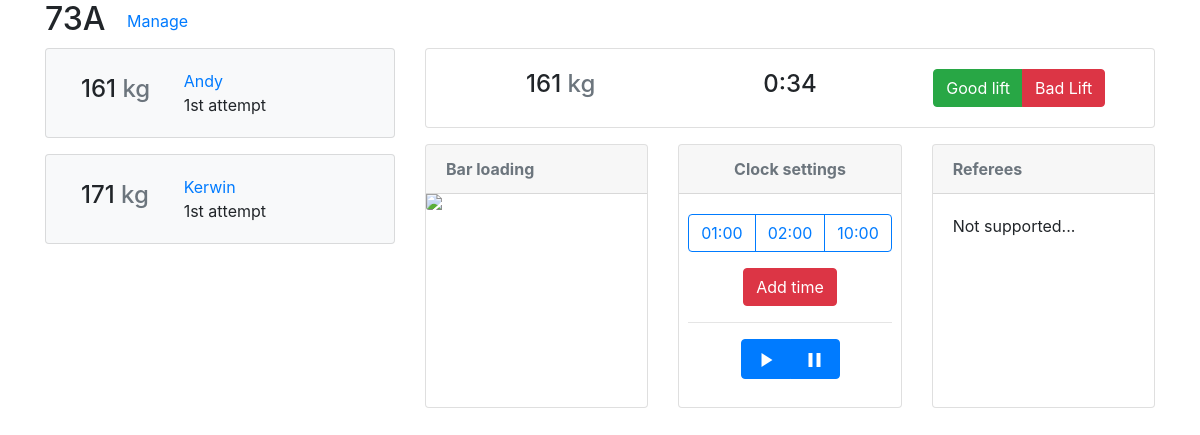
Page /meet/2/17/ on the earlier database version.
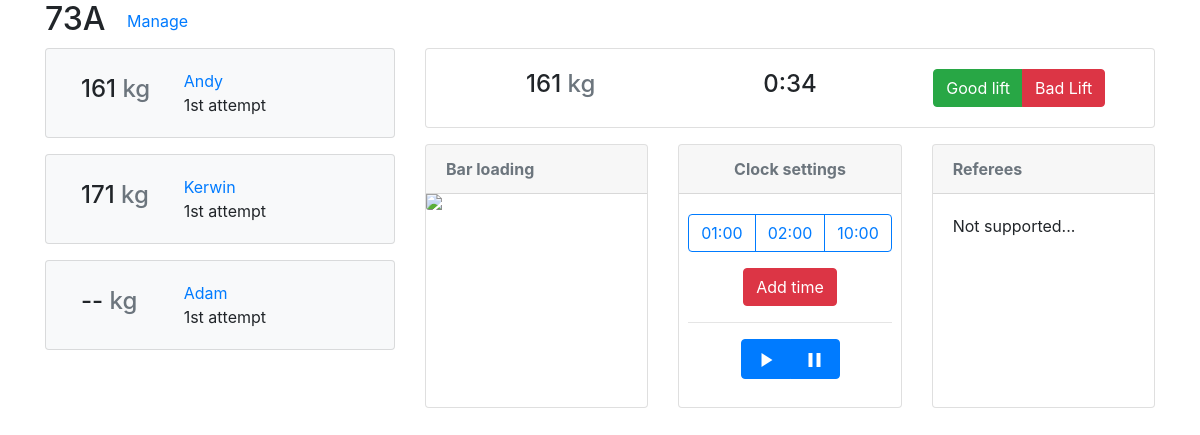
Same page on the later database version.
### session/models.py (models this page shows, shortened)
class Athlete(models.Model):
    session = models.ForeignKey("Session", on_delete=models.CASCADE)
    name = models.CharField(max_length=60)
    date_of_birth = models.DateField()
    gender = models.BooleanField()
    bodyweight = models.FloatField()
    affiliation = models.CharField(max_length=3)
    next_attempt = models.IntegerField(default=1)
    next_weight = models.IntegerField(default=999)
    def __str__(self):
        return self.name
    def get_next_lift(self):
        for i in range(1,4):
            if self.lift_set.filter(attempt=self.next_attempt).filter(change=i).first().weight != 999:
                lift = self.lift_set.filter(attempt=self.next_attempt).filter(change=i).first()
            else:
                break
        return lift

class Lift(models.Model):
    athlete = models.ForeignKey("Athlete", on_delete=models.CASCADE)
    attempt = models.IntegerField(default=1)
    weight = models.IntegerField(default=999)
    result = models.NullBooleanField(default=None)
    change = models.IntegerField(default=1)
    def __str__(self):
        return str(self.weight)

### session/views/session.py (the view)
# urls.py: path('', homepage.index, name='index'),
def index(request, meet_id, session_id):
    session = get_object_or_404(Session, pk=session_id)
    if session.meet.id != meet_id:
        raise Http404("Session not found!")
    athletes_list = session.sorted_athlete_set()
    next_athlete = athletes_list.first()
    bg_path = ''
    if next_athlete != None:
        weight = next_athlete.next_weight
        if weight < 25:
            weight = 25
        bg_path += 'session/' + generate(weight, next_athlete.gender, file_path='session/static/session/')
    form = UpdateAthleteForm()
    context = {
        'session': session,
        'athletes_list': athletes_list,
        'form':form,
        'bg_path':bg_path
    }
    return render(request, 'session/index.html', context)

### session/models.py (called while the page is built)
    def __str__(self):
        return str(self.bodyweight) + self.letter

    def sorted_athlete_set(self):
        return self.athlete_set.order_by('next_weight')

### session/templates/session/index.html (shortened to what the changed rows need)
{% extends 'main/base.html' %}
{% load crispy_forms_tags %}
{% load humanize %}
{% load static %}
{% block content %}
<h2>{{ session }}
    <span>
        <a  class="btn btn-link pull-right" href="{% url 'meet:session:manage' session.meet.id session.id %}">Manage</a>
    </span>
</h2>
<div class="row" id="infobox">
    <div class="col-4">
        <div style="overflow-y:auto; max-height: 30rem;">
            {% if athletes_list %}
                {% for athlete in athletes_list %}
                    <div class="card bg-light mb-3" style="max-width: 30rem;">
                            <div class="card-body">
                                <div class="container-fluid">
                                    <div class="row">
                                        <div class="col-4 align-self-center">
                                            <h4>
                                                {% if athlete.get_next_lift.weight != 999 %}
                                                    {{ athlete.get_next_lift }}
                                                {% else %}
                                                    --
                                                {% endif %}
                                                <span class="text-secondary">kg</span>
                                            </h4>
                                        </div>
                                        <div class="col-8">
                                            <span class="text-primary">{{athlete}}</span><br>
                                            <span>{{athlete.next_attempt | ordinal}} attempt</span>
                                        </div>
                                    </div>
                                </div>
                            </div>
                    </div>
                {% endfor %}
            {% endif %}
            </div>
    </div>
    {% if athletes_list %}
    <div class="col-8" id="info-{{athlete.pk}}">
        <div class="row">
            <div class="col">
                <div class="card text-center" style="max-width: 50rem;">
                    <div class="card-body">
                        <div class="container-fluid">
                            <div class="row">
                                <div class="col-4 align-self-center">
                                    <h4>
                                        {% if athletes_list.first.get_next_lift.weight != 999 %}
                                            {{ athletes_list.first.next_weight }}
                                        {% else %}
                                            --
                                        {% endif %}
                                        <span class="text-secondary">kg</span>
                                    </h4>
                                </div>
                            </div>
                        </div>
                    </div>
                </div>
            </div>
        </div>
    </div>
    {% endif %}
</div>
{% endblock %}

Differences in the rows shown:
added Athlete: name "Adam", next_attempt|ordinal "1st"
